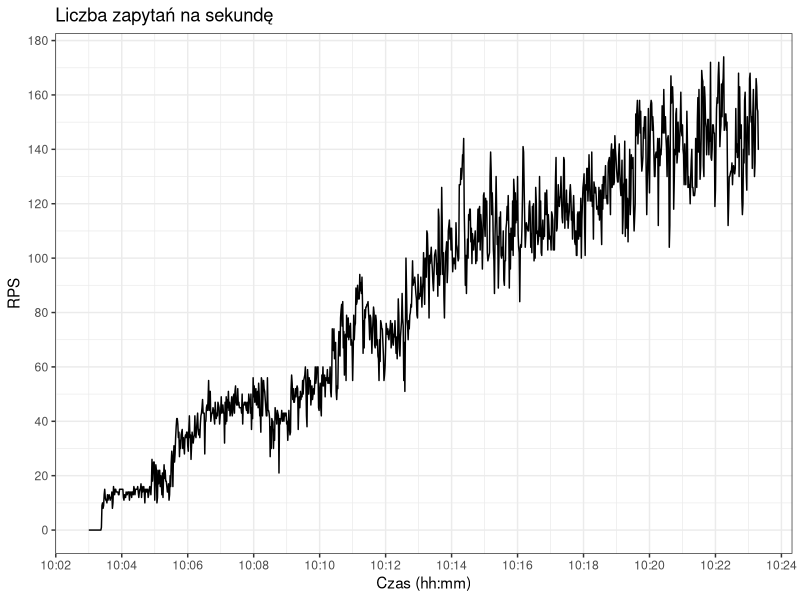

Reproduce this figure in R.
library("ggplot2")
library("scales")

png(filename="rps.png", width=640, height=480)

dat = read.csv("rps.csv")
dat$time = as.POSIXct(dat$time, format = "%Y-%m-%dT%H:%M:%SZ")

ggplot(data=dat, aes(time)) +
geom_line(aes(y = rps)) +
theme_bw() +
scale_x_datetime(labels = date_format("%H:%M"), breaks = pretty_breaks(n=10)) +
scale_y_continuous(breaks=pretty_breaks(n=10)) +
labs(x = "Czas (hh:mm)", y = "RPS") +
ggtitle("Liczba zapytań na sekundę")
